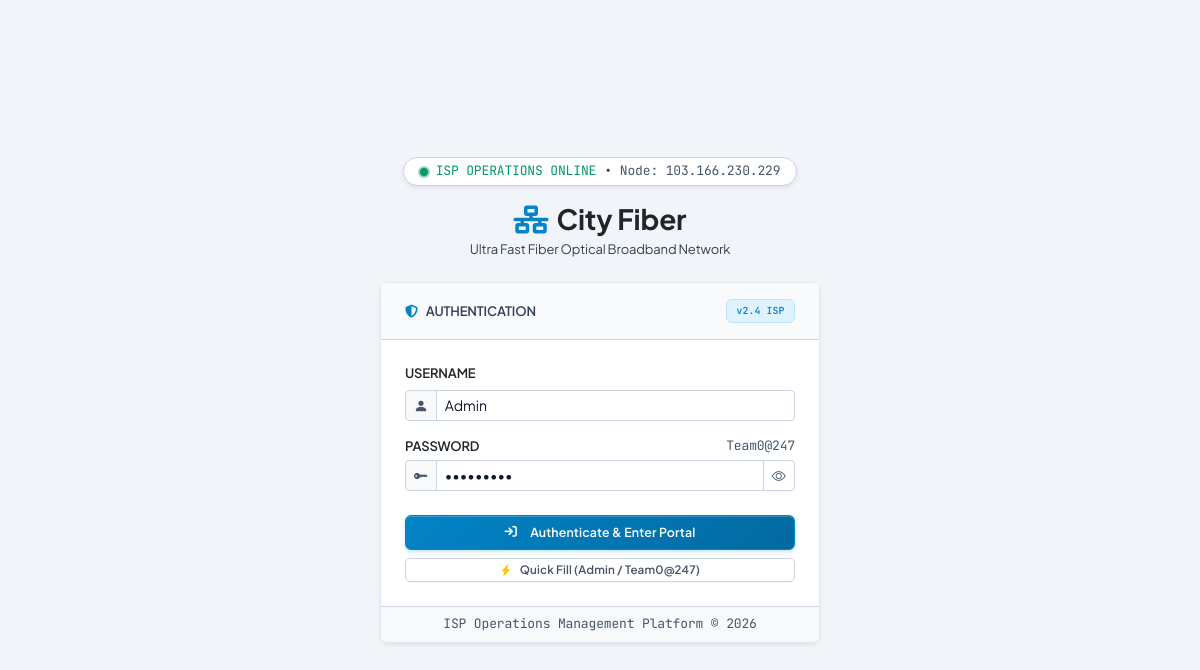
The page /login.php on the database its author committed.
### tables this page shows
CREATE TABLE IF NOT EXISTS settings (
    id INT PRIMARY KEY,
    company_name VARCHAR(150) NOT NULL DEFAULT 'City Fiber',
    company_tagline VARCHAR(255) DEFAULT 'High-Speed Optical Broadband Network',
    phone VARCHAR(50) DEFAULT '+880 1700-000000',
    email VARCHAR(100) DEFAULT 'noc@cityfiber.bd',
    address TEXT,
    currency_symbol VARCHAR(10) DEFAULT 'BDT',
    currency_code VARCHAR(10) DEFAULT 'BDT',
    bill_due_day INT DEFAULT 10,
    updated_at TIMESTAMP DEFAULT CURRENT_TIMESTAMP ON UPDATE CURRENT_TIMESTAMP
);

### config/db.php (called while the page is built, shortened)
<?php
$db_host = '127.0.0.1';
$db_ports = [3307, 3306];
$db_name = 'ownisp_db';
$db_user = 'root';
$db_pass = '';
$pdo = null;
foreach ($db_ports as $port) {
    try {
        $dsn = "mysql:host={$db_host};port={$port};dbname={$db_name};charset=utf8mb4";
        $pdo = new PDO($dsn, $db_user, $db_pass, [
            PDO::ATTR_ERRMODE            => PDO::ERRMODE_EXCEPTION,
            PDO::ATTR_DEFAULT_FETCH_MODE => PDO::FETCH_ASSOC,
            PDO::ATTR_EMULATE_PREPARES   => false,
        ]);
        break;
    } catch (PDOException $e) {
        $last_error = $e->getMessage();
    }
}
try {
    $stmt = $pdo->query("SELECT * FROM settings WHERE id = 1 LIMIT 1");
    $app_settings = $stmt->fetch();
} catch (Exception $e) {
    $app_settings = [
        'company_name' => 'City Fiber',
        'company_tagline' => 'Optical Broadband Network',
        'phone' => '+880 1700-000000',
        'email' => 'noc@cityfiber.bd',
        'currency_symbol' => 'BDT',
        'currency_code' => 'BDT',
        'bill_due_day' => 10,
        'address' => 'Mirpur, Dhaka, Bangladesh'
    ];
}

### config/auth.php (called while the page is built, shortened)
<?php
require_once __DIR__ . '/db.php';
        ?>

### login.php (the view, shortened to what this page needs)
<?php
require_once __DIR__ . '/config/auth.php';
?>
<!DOCTYPE html>
<html lang="en" class="light">
<head>
    <link href="https://cdn.jsdelivr.net/npm/bootstrap@5.3.3/dist/css/bootstrap.min.css" rel="stylesheet">
    <link href="https://cdn.jsdelivr.net/npm/bootstrap-icons@1.11.3/font/bootstrap-icons.min.css" rel="stylesheet">
    <link rel="stylesheet" href="https://cdnjs.cloudflare.com/ajax/libs/font-awesome/6.5.1/css/all.min.css">
    <link rel="stylesheet" href="assets/css/style.css">
</head>
<body class="bg-noc d-flex align-items-center justify-content-center min-vh-100 p-3">
<div class="login-wrapper w-100" style="max-width: 440px;">
    <div class="text-center mb-4">
        <div class="d-inline-flex align-items-center gap-2 px-3 py-1 rounded-pill bg-white border border-slate-700 text-xs font-mono mb-3 shadow-sm">
            <span class="radar-dot"></span>
            <span class="text-emerald-400 font-semibold">ISP OPERATIONS ONLINE</span>
            <span class="text-slate-400">•</span>
            <span class="text-slate-500">Node: 103.166.230.229</span>
        </div>
        <h3 class="fw-bold text-dark tracking-wide mb-1 font-sans">
            <i class="fa-solid fa-network-wired text-cyan-400 me-2"></i><?= htmlspecialchars($app_settings['company_name']) ?>
        </h3>
        <p class="text-slate-400 text-xs mb-0"><?= htmlspecialchars($app_settings['company_tagline']) ?></p>
    </div>
    <div class="card card-noc shadow-sm">
        <div class="card-header border-bottom border-slate-800 py-3 px-4 d-flex align-items-center justify-content-between">
            <span class="text-xs text-uppercase fw-semibold tracking-wider text-slate-700">
                <i class="fa-solid fa-shield-halved text-cyan-400 me-2"></i>Authentication
            </span>
            <span class="badge bg-cyan-950 text-cyan-400 border border-cyan-800 font-mono text-xs">v2.4 ISP</span>
        </div>
        <div class="card-body p-4">
            <form method="POST" action="login.php" id="loginForm">
                <div class="mb-3">
                    <label class="form-label text-slate-700 text-xs text-uppercase fw-semibold tracking-wider">Username</label>
                    <div class="input-group input-group-sm">
                        <span class="input-group-text bg-light border-slate-700 text-slate-500">
                            <i class="bi bi-person-fill"></i>
                        </span>
                        <input type="text" name="username" id="username" class="form-control form-control-noc" value="Admin" required autofocus placeholder="Enter operator username">
                    </div>
                </div>
                <div class="mb-4">
                    <div class="d-flex justify-content-between align-items-center mb-1">
                        <label class="form-label text-slate-700 text-xs text-uppercase fw-semibold tracking-wider mb-0">Password</label>
                        <span class="text-slate-500 text-xs font-mono">Team0@247</span>
                    </div>
                    <div class="input-group input-group-sm">
                        <span class="input-group-text bg-light border-slate-700 text-slate-500">
                            <i class="bi bi-key-fill"></i>
                        </span>
                        <input type="password" name="password" id="password" class="form-control form-control-noc" value="Team0@247" required placeholder="Enter password">
                        <button class="btn btn-outline-secondary border-slate-700 text-slate-500" type="button" onclick="togglePasswordVisibility()">
                            <i class="bi bi-eye" id="toggleIcon"></i>
                        </button>
                    </div>
                </div>
                <div class="d-grid gap-2">
                    <button type="submit" class="btn btn-cyan fw-semibold py-2">
                        <i class="fa-solid fa-arrow-right-to-bracket me-2"></i>Authenticate &amp; Enter Portal
                    </button>
                    <button type="button" class="btn btn-sm btn-outline-secondary border-slate-700 py-1.5" onclick="fillAdminCreds()">
                        <i class="bi bi-lightning-charge-fill text-warning me-1"></i> Quick Fill (Admin / Team0@247)
                    </button>
                </div>
            </form>
        </div>
        <div class="card-footer border-top border-slate-800 py-2.5 px-4 bg-light text-center text-xs text-slate-500 font-mono">
            ISP Operations Management Platform &copy; <?= date('Y') ?>
        </div>
    </div>
</div>
</body>
</html>

### assets/css/style.css (style rules this page uses)
:root { --bg-main: #f1f5f9; --bg-surface: #ffffff; --bg-card: #ffffff; --bg-sidebar: #ffffff; --bg-header: #ffffff; --border-color: #e2e8f0; --border-subtle: #cbd5e1; --text-primary: #0f172a; --text-secondary: #475569; --text-muted: #64748b; --cyan: #0891b2; --cyan-glow: rgba(8, 145, 178, 0.2); --emerald: #059669; --rose: #e11d48; --amber: #d97706; --purple: #7c3aed; --blue: #2563eb; --font-sans: 'Plus Jakarta Sans', system-ui, -apple-system, BlinkMacSystemFont, 'Segoe UI', Roboto, sans-serif; --font-mono: 'JetBrains Mono', ui-monospace, SFMono-Regular, Menlo, Monaco, Consolas, monospace; }
body { background-color: var(--bg-main); color: var(--text-primary); font-family: var(--font-sans); font-size: 0.8125rem; line-height: 1.45; letter-spacing: -0.012em; -webkit-font-smoothing: antialiased; -moz-osx-font-smoothing: grayscale; overflow-x: hidden; transition: background-color 0.2s ease, color 0.2s ease; }
.font-mono { font-family: var(--font-mono) !important; }
.font-sans { font-family: var(--font-sans) !important; }
.radar-dot { display: inline-block; width: 8px; height: 8px; border-radius: 50%; background-color: #059669; position: relative; }
.radar-dot::after { content: ''; position: absolute; top: -2px; left: -2px; width: 12px; height: 12px; border-radius: 50%; background-color: rgba(5, 150, 105, 0.4); animation: radarPulse 2s infinite ease-out; }
.card-noc { background-color: var(--bg-card); border: 1px solid var(--border-color); border-radius: 8px; transition: transform 0.15s ease, box-shadow 0.15s ease, border-color 0.15s ease; box-shadow: 0 1px 3px rgba(0, 0, 0, 0.04); }
.card-noc .card-header { background-color: #f8fafc; border-bottom: 1px solid var(--border-color); padding: 0.65rem 1rem; color: #334155; }
.card-noc .card-body { padding: 1rem; }
.form-control-noc, .form-select-noc { background-color: #ffffff !important; border: 1px solid #cbd5e1 !important; color: #0f172a !important; font-size: 0.8125rem; border-radius: 5px; padding: 0.45rem 0.75rem; }
.form-control-noc::placeholder { color: #94a3b8; }
.btn { font-family: var(--font-sans); font-size: 0.775rem; font-weight: 600; letter-spacing: 0.012em; padding: 0.32rem 0.68rem; line-height: 1.35; border-radius: 6px; display: inline-flex; align-items: center; justify-content: center; gap: 5px; white-space: nowrap; vertical-align: middle; transition: all 0.15s cubic-bezier(0.4, 0, 0.2, 1); box-shadow: 0 1px 2px rgba(0, 0, 0, 0.04); cursor: pointer; user-select: none; border-width: 1px; border-style: solid; }
.btn-sm { font-size: 0.725rem !important; padding: 0.22rem 0.55rem !important; border-radius: 5px !important; gap: 4px !important; line-height: 1.3 !important; }
.btn-cyan { background: linear-gradient(135deg, #0284c7 0%, #0369a1 100%); border-color: #0284c7; color: #ffffff !important; box-shadow: 0 2px 5px rgba(2, 132, 199, 0.22), inset 0 1px 0 rgba(255, 255, 255, 0.2); }
.btn-outline-secondary { background: #ffffff; border-color: #cbd5e1; color: #475569 !important; box-shadow: 0 1px 2px rgba(0, 0, 0, 0.03); }
.badge { --bs-badge-color: #0f172a; color: #0f172a !important; font-weight: 600 !important; letter-spacing: 0.015em; padding: 0.28rem 0.6rem; border-radius: 6px; display: inline-flex; align-items: center; gap: 0.25rem; line-height: 1.25; }
.badge.text-cyan-300, .badge.text-cyan-400, .badge.text-cyan-500, .badge.text-cyan-600 { color: #0284c7 !important; }
.border-slate-800, .border-slate-700 { border-color: #cbd5e1 !important; }
.text-cyan-300, .text-cyan-400, .text-cyan-500 { color: #0284c7 !important; }
.text-emerald-300, .text-emerald-400, .text-emerald-500 { color: #059669 !important; }
.text-slate-400 { color: #334155 !important; }
.text-slate-500 { color: #475569 !important; }
.bg-cyan-950 { background-color: #e0f2fe !important; }
.border-cyan-800 { border-color: #bae6fd !important; }

### rows shown on the page
settings: company_name "City Fiber", company_tagline "Ultra Fast Fiber Optical Broadband Network"
